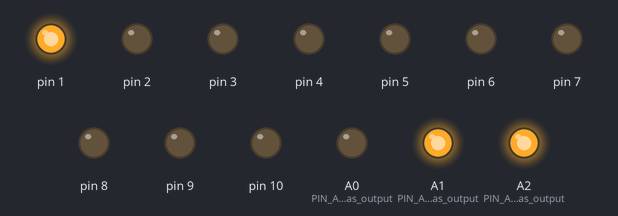
The sketch below on a simulated Arduino Uno, built with avr-gcc and run on an emulated ATmega328P. Shown: output pins drawn as LEDs (lit = HIGH).

Above: at 0.07 s.
At 2.02 s:
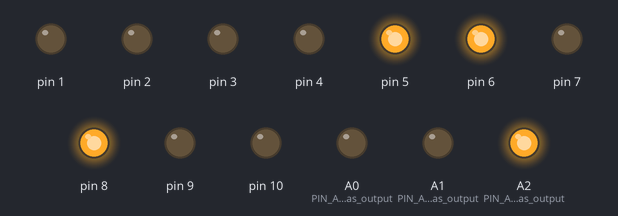
At 4.12 s:
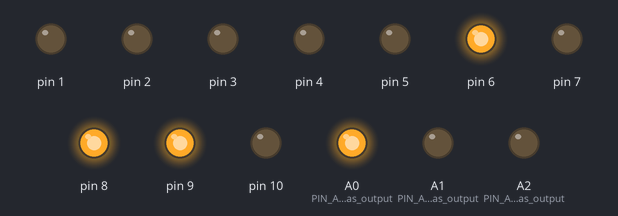
At 8.32 s:
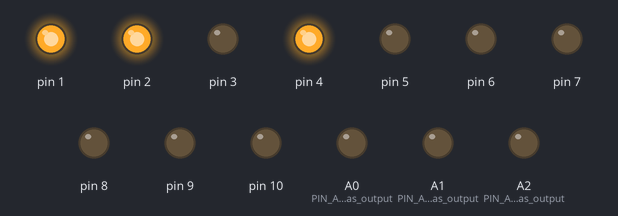
At 14.17 s:
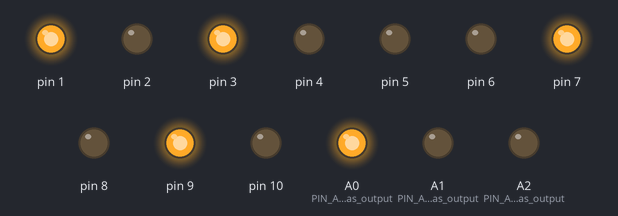
At 20.17 s:
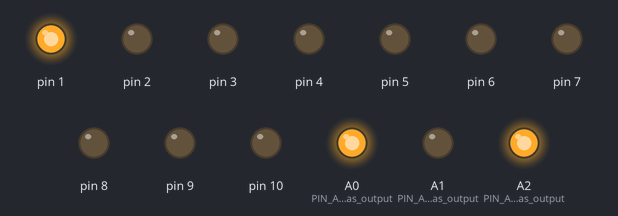
Timing chart, 0 to 20.5 s (numbered marks = the images above):
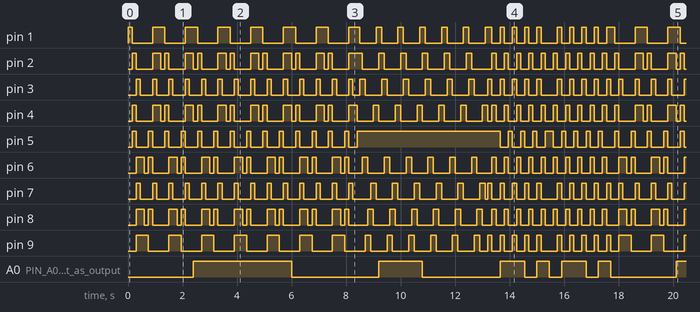

Measured:
- by itself, pin 1, pin 2, pin 4–9: moves between LOW and HIGH, repeating every 17.7 s
- by itself, pin 3: moves between LOW and HIGH, repeating every 17.1 s
- by itself, A0 (PIN_A0_set_as_output): LOW → HIGH at 2.4 s, → LOW 3.6 s later, → HIGH 3.2 s later, → LOW 1.6 s later, … (25 changes in this stretch)
- by itself, A2 (PIN_A2_set_as_output): repeats every 17.7 s: LOW 4.8 s, HIGH 1.6 s, LOW 3.2 s, HIGH 0.90 s, LOW 0.90 s, HIGH 1.4 s, LOW 0.90 s, HIGH 4.1 s
- by itself, A1 (PIN_A1_set_as_output): repeats every 17.7 s: LOW 3.6 s, HIGH 1.2 s, LOW 2.4 s, HIGH 0.80 s, LOW 0.80 s, HIGH 0.80 s, LOW 4.2 s, HIGH 0.45 s, LOW 1.8 s, HIGH 1.7 s

The sketch:

WaveSpinPop.ino
```cpp
void setup() {
  for (int i = 1; i <= 10; i++) {
    pinMode(i, OUTPUT); // PINS 2-10 are set as output
  }
  pinMode(A0, OUTPUT); // PIN A0 set as output
  pinMode(A1, OUTPUT); // PIN A1 set as output
  pinMode(A2, OUTPUT); // PIN A2 set as output
}


void loop() {

  //WAVE
 for (int i = 1; i <= 7; i++) {
   switch(i) {
      case 1:
      digitalWrite(A0, LOW); // layer 1 of cube is enabled
      digitalWrite(A1, HIGH); // layer 2 of cube is disabled
      digitalWrite(A2, HIGH); // layer 3 of cube is disabled
      break;

      case 2:
      digitalWrite(A0, LOW); // layer 1 of cube is enabled
      digitalWrite(A1, LOW); // layer 2 of cube is enabled
      digitalWrite(A2, HIGH); // layer 3 of cube is disabled
      break;

      case 3:
      digitalWrite(A0, HIGH); // layer 1 of cube is disabled
      digitalWrite(A1, LOW); // layer 2 of cube is enabled
      digitalWrite(A2, HIGH); // layer 3 of cube is disabled
      break;

      case 4:
      digitalWrite(A0, HIGH); // layer 1 of cube is disabled
      digitalWrite(A1, LOW); // layer 2 of cube is enabled
      digitalWrite(A2, LOW); // layer 3 of cube is enabled
      break;

      case 5:
      digitalWrite(A0, HIGH); // layer 1 of cube is disabled
      digitalWrite(A1, HIGH); // layer 2 of cube is disabled
      digitalWrite(A2, LOW); // layer 3 of cube is enabled
      break;

      default:
      digitalWrite(A0, LOW); // layer 1 of cube is disabled
      digitalWrite(A1, LOW); // layer 2 of cube is disabled
      digitalWrite(A2, LOW); // layer 3 of cube is enabled
      break;
    }

    //ROUND 1
    digitalWrite(1, HIGH);
    delay(150);
    digitalWrite(1, LOW);

    //ROUND 2
    digitalWrite(2, HIGH);
    digitalWrite(4, HIGH);
    digitalWrite(5, HIGH);
    delay(150);
    digitalWrite(2, LOW);
    digitalWrite(4, LOW);
    digitalWrite(5, LOW);

    //ROUND 3
    digitalWrite(3, HIGH);
    digitalWrite(6, HIGH);
    digitalWrite(9, HIGH);
    digitalWrite(8, HIGH);
    digitalWrite(7, HIGH);
    delay(150);
    digitalWrite(3, LOW);
    digitalWrite(6, LOW);
    digitalWrite(9, LOW);
    digitalWrite(8, LOW);
    digitalWrite(7, LOW);

    //ROUND 4
    digitalWrite(6, HIGH);
    digitalWrite(9, HIGH);
    digitalWrite(8, HIGH);
    delay(150);
    digitalWrite(6, LOW);
    digitalWrite(9, LOW);
    digitalWrite(8, LOW);

    //ROUND 5
    digitalWrite(9, HIGH);
    delay(150);
    digitalWrite(9, LOW);

    //ROUND 6
    digitalWrite(6, HIGH);
    digitalWrite(5, HIGH);
    digitalWrite(8, HIGH);
    delay(150);
    digitalWrite(6, LOW);
    digitalWrite(5, LOW);
    digitalWrite(8, LOW);

    //ROUND 7
    digitalWrite(7, HIGH);
    digitalWrite(4, HIGH);
    digitalWrite(1, HIGH);
    digitalWrite(2, HIGH);
    digitalWrite(3, HIGH);
    delay(150);
    digitalWrite(7, LOW);
    digitalWrite(4, LOW);
    digitalWrite(1, LOW);
    digitalWrite(2, LOW);
    digitalWrite(3, LOW);

    //ROUND 8
    digitalWrite(4, HIGH);
    digitalWrite(1, HIGH);
    digitalWrite(2, HIGH);
    delay(150);
    digitalWrite(4, LOW);
    digitalWrite(1, LOW);
    digitalWrite(2, LOW);
  }

  //SPINNY
  for (int x = 1; x <= 6; x++) {
    switch(x) {
      case 1:
      digitalWrite(A0, LOW); // layer 1 of cube is enabled
      digitalWrite(A1, HIGH); // layer 2 of cube is disabled
      digitalWrite(A2, HIGH); // layer 3 of cube is disabled
      break;

      case 2:
      digitalWrite(A0, HIGH); // layer 1 of cube is enabled
      digitalWrite(A1, LOW); // layer 2 of cube is enabled
      digitalWrite(A2, HIGH); // layer 3 of cube is disabled
      break;

      case 3:
      digitalWrite(A0, HIGH); // layer 1 of cube is disabled
      digitalWrite(A1, HIGH); // layer 2 of cube is enabled
      digitalWrite(A2, LOW); // layer 3 of cube is enabled
      break;

      default:
      digitalWrite(A0, LOW); // layer 1 of cube is disabled
      digitalWrite(A1, LOW); // layer 2 of cube is disabled
      digitalWrite(A2, LOW); // layer 3 of cube is enabled
      break;
    }


    //ROUND 1
    digitalWrite(1, HIGH);
    digitalWrite(2, HIGH);
    digitalWrite(5, HIGH);
    delay(100);
    digitalWrite(1, LOW);
    digitalWrite(2, LOW);


    //ROUND 2
    // digitalWrite(2, HIGH);
    // digitalWrite(1, HIGH);
    // delay(100);
    // digitalWrite(2, LOW);
    // digitalWrite(1, LOW);


    //ROUND 3
    digitalWrite(3, HIGH);
    digitalWrite(2, HIGH);
    delay(100);
    digitalWrite(3, LOW);
    digitalWrite(2, LOW);


    //ROUND 4
    digitalWrite(6, HIGH);
    digitalWrite(3, HIGH);
    delay(100);
    digitalWrite(6, LOW);
    digitalWrite(3, LOW);


    //ROUND 5
    digitalWrite(9, HIGH);
    digitalWrite(6, HIGH);
    delay(100);
    digitalWrite(9, LOW);
    digitalWrite(6, LOW);


    //ROUND 6
    digitalWrite(8, HIGH);
    digitalWrite(9, HIGH);
    delay(100);
    digitalWrite(8, LOW);
    digitalWrite(9, LOW);


    //ROUND 7
    digitalWrite(7, HIGH);
    digitalWrite(8, HIGH);
    delay(100);
    digitalWrite(7, LOW);
    digitalWrite(8, LOW);


    //ROUND 8
    digitalWrite(4, HIGH);
    digitalWrite(7, HIGH);
    delay(100);
    digitalWrite(4, LOW);
    digitalWrite(7, LOW);

    //ROUND 9
    digitalWrite(1, HIGH);
    digitalWrite(4, HIGH);
    delay(100);
    digitalWrite(1, LOW);
    digitalWrite(4, LOW);
  }

  //IN POP
  for (int i = 1; i <= 5; i++) {
    switch(i) {
      case 1:
      digitalWrite(A0, LOW); // enable layer 1
      digitalWrite(A1, LOW); // disable layer 2
      digitalWrite(A2, HIGH); // disable layer 3
      break;

      case 2:
      digitalWrite(A0, HIGH); // disable layer 1
      digitalWrite(A1, LOW); // enable layer 2
      digitalWrite(A2, HIGH); // disable layer 3
      break;

      case 3:
      digitalWrite(A0, HIGH); // enable layer 1
      digitalWrite(A1, LOW); // disable layer 2
      digitalWrite(A2, LOW); // disable layer 3
      break;

      case 4:
      digitalWrite(A0, LOW); // enable layer 1
      digitalWrite(A1, LOW); // disable layer 2
      digitalWrite(A2, LOW); // disable layer 3
      break;

      default:
      digitalWrite(A0, HIGH); // enable layer 1
      digitalWrite(A1, HIGH); // disable layer 2
      digitalWrite(A2, HIGH); // disable layer 3
      break;
    }

    digitalWrite(1, HIGH);
    digitalWrite(3, HIGH);
    digitalWrite(7, HIGH);
    digitalWrite(9, HIGH);
    delay(150);
    digitalWrite(1, LOW);
    digitalWrite(3, LOW);
    digitalWrite(7, LOW);
    digitalWrite(9, LOW);


    digitalWrite(2, HIGH);
    digitalWrite(4, HIGH);
    digitalWrite(6, HIGH);
    digitalWrite(8, HIGH);
    delay(150);
    digitalWrite(2, LOW);
    digitalWrite(4, LOW);
    digitalWrite(6, LOW);
    digitalWrite(8, LOW);


    digitalWrite(5, HIGH);
    delay(150);
    digitalWrite(5, LOW);
  }

  //OUT POP
  for (int x = 1; x <= 5; x++){

    switch(x) {
      case 1:
      digitalWrite(A0, LOW); // enable layer 1
      digitalWrite(A1, LOW); // disable layer 2
      digitalWrite(A2, HIGH); // disable layer 3
      break;

      case 2:
      digitalWrite(A0, HIGH); // disable layer 1
      digitalWrite(A1, LOW); // enable layer 2
      digitalWrite(A2, HIGH); // disable layer 3
      break;

      case 3:
      digitalWrite(A0, HIGH); // enable layer 1
      digitalWrite(A1, LOW); // disable layer 2
      digitalWrite(A2, LOW); // disable layer 3
      break;

      case 4:
      digitalWrite(A0, LOW); // enable layer 1
      digitalWrite(A1, LOW); // disable layer 2
      digitalWrite(A2, LOW); // disable layer 3
      break;

      default:
      digitalWrite(A0, HIGH); // enable layer 1
      digitalWrite(A1, HIGH); // disable layer 2
      digitalWrite(A2, HIGH); // disable layer 3
      break;
    }

    digitalWrite(5, HIGH);
    delay(150);
    digitalWrite(5, LOW);


    digitalWrite(2, HIGH);
    digitalWrite(4, HIGH);
    digitalWrite(6, HIGH);
    digitalWrite(8, HIGH);
    delay(150);
    digitalWrite(2, LOW);
    digitalWrite(4, LOW);
    digitalWrite(6, LOW);
    digitalWrite(8, LOW);


    digitalWrite(1, HIGH);
    digitalWrite(3, HIGH);
    digitalWrite(7, HIGH);
    digitalWrite(9, HIGH);
    delay(150);
    digitalWrite(1, LOW);
    digitalWrite(3, LOW);
    digitalWrite(7, LOW);
    digitalWrite(9, LOW);
  }
}
```

flash.ino
```cpp

```
